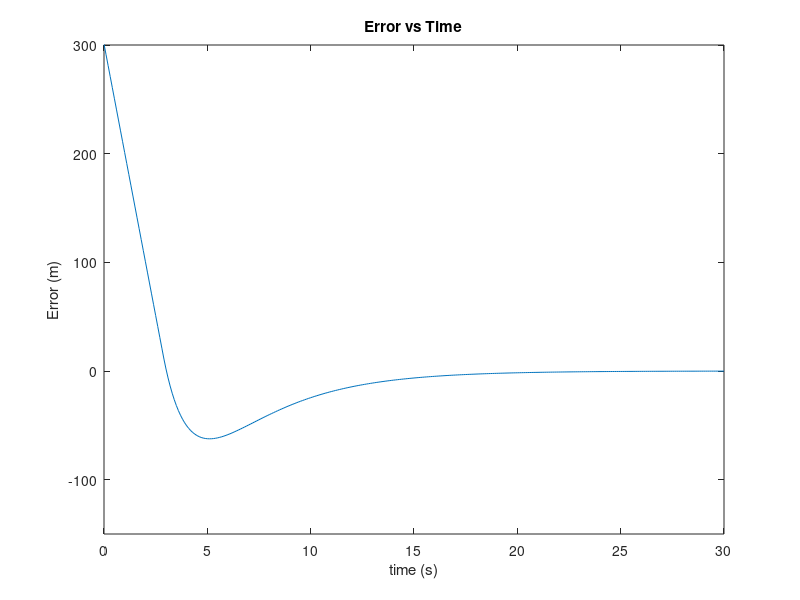

The MATLAB script that drew this image:
distance_away = 501.0;
required_gap =  200.0;
current_position = 0.0;
static_velocity = 10;
error = (distance_away - current_position) - required_gap;
dt = 0.1;
error_values = [error] ;
speeds = [0];
time = [0];

figure;
Kp = 1;
Ki = 0.2;


while error ~= 0
    
    P = Kp*error;
    
    if error > 200 
        I = 0;
    else
        I = Ki * trapz(time,error_values);
    end

        
    Speed = P + I - static_velocity;
    
    if Speed > 100.0 
        Speed = 100.0;
    end
    
   
    
    current_position = current_position + Speed*dt;
    error = (distance_away - current_position) - required_gap;
    error_values(end +1) = error;
    speeds(end +1) = Speed;
    time(end+1) = time(end) + dt;
    
    
%     plot(time,error_values);
%     xlim([0,30]);
%     ylim([-150,300]);
%     xlabel('time (s)');
%     ylabel('Error (m)');
%     title('Error vs Time');
% 
%     drawnow;
    

    if time(end) >30.0
        break
    end
end

plot(time,error_values);
xlim([0,30]);
ylim([-150,300]);
xlabel('time (s)');
ylabel('Error (m)');
title('Error vs Time');


steady_state_error = error_values(end)
